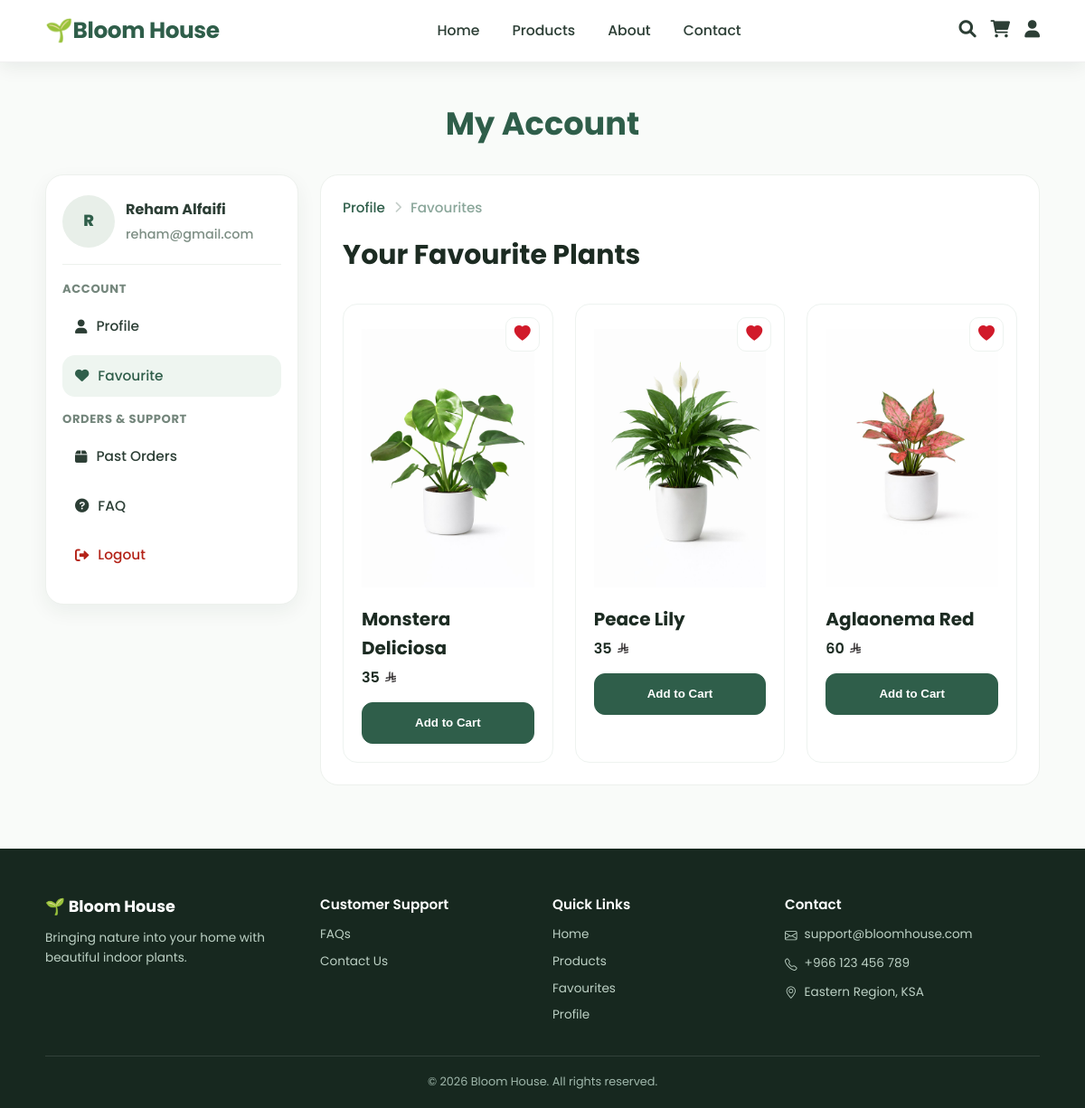
/favourites.php (signed in), run on the app's committed database.
### tables this page shows
CREATE TABLE `user` (
  `user_id` int(11) NOT NULL,
  `first_name` varchar(50) NOT NULL,
  `last_name` varchar(50) NOT NULL,
  `email` varchar(100) NOT NULL,
  `password` varchar(255) NOT NULL,
  `phone` varchar(20) NOT NULL,
  `gender` varchar(10) DEFAULT NULL,
  `date_of_birth` date DEFAULT NULL
);

CREATE TABLE `plants` (
  `plant_id` int(11) NOT NULL,
  `admin_id` int(11) DEFAULT NULL,
  `plant_name` varchar(100) NOT NULL,
  `description` text NOT NULL,
  `price` decimal(10,2) NOT NULL,
  `stock_quantity` int(11) NOT NULL,
  `light_requirement` varchar(100) NOT NULL,
  `watering_instruction` text NOT NULL,
  `image` varchar(255) NOT NULL,
  `availability_status` varchar(50) NOT NULL,
  `category` varchar(50) NOT NULL,
  `height_cm` int(11) NOT NULL,
  `humidity_requirement` enum('Low','Medium','High') NOT NULL
);

### favourites.php (the view, shortened to what this page needs)
<?php
include("db_connect.php");
$user_id = (int) $_SESSION['user_id'];
$user_stmt = $conn->prepare("SELECT * FROM `user` WHERE user_id = ?");
$user_stmt->bind_param("i", $user_id);
$user_stmt->execute();
$user = $user_stmt->get_result()->fetch_assoc();
$fav_stmt = $conn->prepare("
    SELECT DISTINCT plants.*
    FROM favourite
    INNER JOIN plants ON favourite.plant_id = plants.plant_id
    WHERE favourite.user_id = ?
");
$fav_stmt->bind_param("i", $user_id);
$fav_stmt->execute();
$fav_result = $fav_stmt->get_result();
$fav_plants = $fav_result->fetch_all(MYSQLI_ASSOC);
?>
<!DOCTYPE html>
<html lang="en">
<head>
    <link rel="stylesheet" href="css/layout.css">
    <link rel="stylesheet" href="css/products.css">
    <link rel="stylesheet" href="https://cdn.jsdelivr.net/npm/bootstrap-icons/font/bootstrap-icons.css">
    <link rel="stylesheet" href="https://cdnjs.cloudflare.com/ajax/libs/font-awesome/6.0.0-beta3/css/all.min.css">
</head>
<body>
<header class="header">
    <div class="header-inner">
        <a class="logo" href="index.php">🌱Bloom House</a>
        <nav class="main-nav">
            <a href="index.php" class="nav-link">Home</a>
            <a href="products.php" class="nav-link">Products</a>
            <a href="about.php" class="nav-link">About</a>
            <a href="contact.php" class="nav-link">Contact</a>
        </nav>
        <div class="header-actions">
            <a href="search.php" class="user-icon"><i class="fas fa-search"></i></a>
            <a href="cart.php" class="cart-icon"><i class="fas fa-shopping-cart"></i></a>
            <a href="profile.php" class="user-icon"><i class="fas fa-user"></i></a>
        </div>
    </div>
</header>
<main class="account-page">
    <div class="container">
        <h1 class="account-main-title">My Account</h1>
        <div class="account-layout">
            <aside class="account-sidebar">
                <div class="user-box">
                    <div class="user-avatar">
                        <span><?php echo strtoupper(substr($user['first_name'], 0, 1)); ?></span>
                    </div>
                    <div class="user-meta">
                        <div class="user-name">
                            <?php echo htmlspecialchars($user['first_name'] . ' ' . $user['last_name']); ?>
                        </div>
                        <div class="user-email">
                            <?php echo htmlspecialchars($user['email']); ?>
                        </div>
                    </div>
                </div>
                <div class="sidebar-section-title">ACCOUNT</div>
                <ul class="sidebar-menu">
                    <li><a href="profile.php"><i class="fa-solid fa-user"></i> Profile</a></li>
                    <li><a href="favourites.php" class="active"><i class="fa-solid fa-heart"></i> Favourite</a></li>
                </ul>
                <div class="sidebar-section-title">ORDERS & SUPPORT</div>
                <ul class="sidebar-menu">
                    <li><a href="past-orders.php"><i class="fa-solid fa-box"></i> Past Orders</a></li>
					<li><a href="faq.php"><i class="fa-solid fa-circle-question"></i> FAQ</a></li>
                    <li><a href="logout.php" class="logout-link">
                                                  <i class="fa-solid fa-right-from-bracket"></i> Logout
                                      </a></li>
                </ul>
            </aside>
            <section class="profile-content-card">
                <nav class="breadcrumb">
                    <a href="profile.php">Profile</a>
                    <i class="fas fa-chevron-right"></i>
                    <span>Favourites</span>
                </nav>
                <div class="products-title" style="margin-bottom: 30px;">
                    <h1>Your Favourite Plants</h1>
                </div>
                <div class="products-grid">
                    <?php if (!empty($fav_plants)): ?>
                        <?php foreach ($fav_plants as $plant): ?>
                            <article class="product-card" data-plant-id="<?php echo (int)$plant['plant_id']; ?>">
                                <button type="button" class="fav-btn remove-fav-btn active" title="Remove from favourites">
                                    <i class="bi bi-heart-fill" style="color:#d11a2a;"></i>
                                </button>
                                <a class="product-media" href="product-details.php?id=<?php echo (int)$plant['plant_id']; ?>">
                                    <img src="images/plants/<?php echo htmlspecialchars($plant['image']); ?>"
                                         alt="<?php echo htmlspecialchars($plant['plant_name']); ?>">
                                </a>
                                <div class="product-info">
                                    <h3 class="product-name">
                                        <?php echo htmlspecialchars($plant['plant_name']); ?>
                                    </h3>
                                    <div class="product-price">
                                        <?php echo number_format($plant['price'], 0); ?>
                                        <span class="currency">
                                            <img src="images/icons/sar.png" class="sar-icon" alt="SAR">
                                        </span>
                                    </div>
                                     <form method="POST" class="cart-form">
                                   <button type="submit"
                                    name="add_to_cart"
                                    class="btn-cart">
                                    <span class="btn-wrapper">
                                      <span class="btn-text">Add to Cart</span>
                                    </span>
                                   </button>
                                    </form>
                                </div>
                            </article>
                        <?php endforeach; ?>
                    <?php endif; ?>
                </div>
            </section>
        </div>
    </div>
</main>
<footer class="footer">
    <div class="footer-container">
        <div class="footer-brand">
            <a class="footer-logo" href="index.php">🌱 Bloom House</a>
            <p>Bringing nature into your home with beautiful indoor plants.</p>
        </div>
        <div class="footer-col">
            <h3>Customer Support</h3>
            <ul>
                <li><a href="faq.php">FAQs</a></li>
                <li><a href="contact.php">Contact Us</a></li>
            </ul>
        </div>
        <div class="footer-col">
            <h3>Quick Links</h3>
            <ul>
                <li><a href="index.php">Home</a></li>
                <li><a href="products.php">Products</a></li>
                <li><a href="favourites.php">Favourites</a></li>
                <li><a href="profile.php">Profile</a></li>
            </ul>
        </div>
        <div class="footer-col footer-contact">
            <h3>Contact</h3>
            <ul>
                <li><i class="bi bi-envelope"></i> support@bloomhouse.com</li>
                <li><i class="bi bi-telephone"></i> +966 123 456 789</li>
                <li><i class="bi bi-geo-alt"></i> Eastern Region, KSA</li>
            </ul>
        </div>
    </div>
    <div class="footer-bottom">
        <p>&copy; 2026 Bloom House. All rights reserved.</p>
    </div>
</footer>
</body>
</html>

### css/products.css (style rules this page uses)
:root { --green: #2F5E4A; --green-light: #3F7A60; --border: #eef3f0; --text-dark: #1C2B22; --text-light: #6B7D73; }
.products-title h1 { font-size: 30px; color: var(--text-dark); margin-top: 6px; }
.products-grid { display: grid; grid-template-columns: repeat(3, 1fr); gap: 24px; }
.cart-form { width: 100%; }
.fav-btn { border: none; cursor: pointer; }
.fav-btn.active, .fav-btn.active i { color: #d11a2a; }
.fav-btn.active i::before { content: "\f415"; }
.fav-btn, .product-fav-btn { width: 38px; height: 38px; display: inline-flex; align-items: center; justify-content: center; border: 1px solid var(--border) !important; background: #ffffff !important; box-shadow: none !important; filter: none !important; outline: none; color: #7b8a82; border-radius: 10px; cursor: pointer; }
.fav-btn.active, .fav-btn.active i, .product-fav-btn.active, .product-fav-btn.active i { color: #d11a2a !important; }

### data on the page
user: first_name "R", first_name+last_name "Reham Alfaifi", email "reham@gmail.com"
plants: image (picture), plant_name "Monstera Deliciosa", price "35"
plants: image (picture), plant_name "Peace Lily", price "35"
plants: image (picture), plant_name "Aglaonema Red", price "60"
